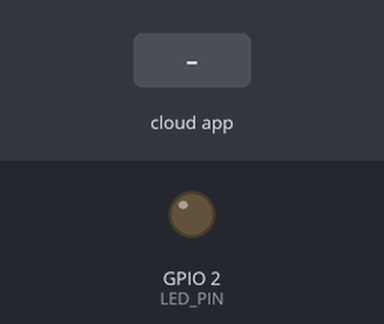
Simulated run of this sketch. Board: ESP32. Shown: output pins drawn as LEDs (lit = HIGH). Inputs (shaded band) come from the test bench. What the sketch prints to the serial monitor is not drawn.

Above: at 2.2 s.
2.3 s: the phone or cloud app sets led to 1
At 3.1 s:
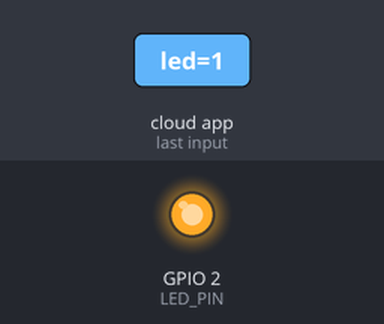
3.8 s: the phone or cloud app sets led to 0
At 4.2 s:
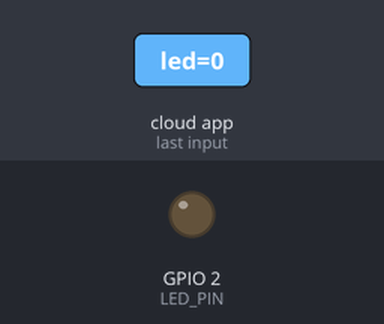
Timing chart, 0 to 6.8 s (numbered marks = the images above; inputs shaded):
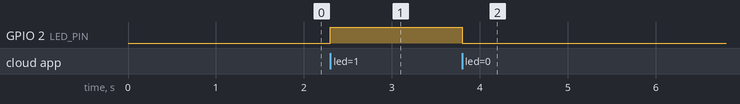

Measured:
- after the input at 2.3 s, GPIO 2 (LED_PIN): LOW → HIGH at once
- after the input at 3.8 s, GPIO 2 (LED_PIN): HIGH → LOW at once

The sketch:

thingerioLED.ino
```cpp
#include <WiFi.h>
#include <ThingerESP32.h>
/* ========= THINGER.IO ========= */
#define USERNAME          "mazhininm"
#define DEVICE_ID         "esp32_led"
#define DEVICE_CREDENTIAL "abcd1234"
/* ========= WIFI ========= */
#define SSID              "damatiz"
#define SSID_PASSWORD     "abcd1234"   // Reemplaza por tu clave
/* ========= LED ========= */
#define LED_PIN 2   // LED interno del ESP32 (GPIO2)
ThingerESP32 thing(USERNAME, DEVICE_ID, DEVICE_CREDENTIAL);
void setup() {
  Serial.begin(115200);
  delay(1000);
  pinMode(LED_PIN, OUTPUT);
  digitalWrite(LED_PIN, LOW);
  thing.add_wifi(SSID, SSID_PASSWORD);
  // Recurso para control desde Thinger (Switch)
  thing["led"] << digitalPin(LED_PIN);
  Serial.println("ESP32 iniciado. Revisa Thinger.io (ONLINE).");
}
void loop() {
  thing.handle();
}
```
